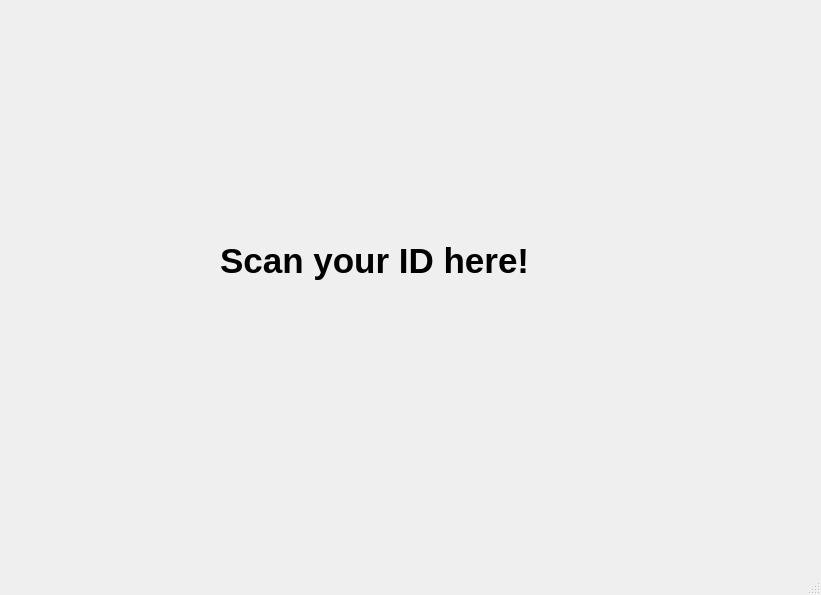
<?xml version="1.0" encoding="UTF-8"?>
<ui version="4.0">
 <class>login</class>
 <widget class="QMainWindow" name="login">
  <property name="geometry">
   <rect>
    <x>0</x>
    <y>0</y>
    <width>821</width>
    <height>595</height>
   </rect>
  </property>
  <property name="windowTitle">
   <string>login</string>
  </property>
  <widget class="QWidget" name="centralWidget">
   <widget class="QStackedWidget" name="stackedWidget">
    <property name="geometry">
     <rect>
      <x>0</x>
      <y>0</y>
      <width>811</width>
      <height>571</height>
     </rect>
    </property>
    <property name="currentIndex">
     <number>0</number>
    </property>
    <widget class="QWidget" name="scanCard">
     <widget class="QWidget" name="layoutWidget">
      <property name="geometry">
       <rect>
        <x>130</x>
        <y>90</y>
        <width>489</width>
        <height>380</height>
       </rect>
      </property>
      <layout class="QGridLayout" name="mainpage">
       <item row="0" column="1">
        <spacer name="verticalSpacer_3">
         <property name="orientation">
          <enum>Qt::Vertical</enum>
         </property>
         <property name="sizeHint" stdset="0">
          <size>
           <width>20</width>
           <height>40</height>
          </size>
         </property>
        </spacer>
       </item>
       <item row="0" column="2">
        <spacer name="verticalSpacer_4">
         <property name="orientation">
          <enum>Qt::Vertical</enum>
         </property>
         <property name="sizeHint" stdset="0">
          <size>
           <width>20</width>
           <height>40</height>
          </size>
         </property>
        </spacer>
       </item>
       <item row="2" column="3">
        <spacer name="horizontalSpacer_2">
         <property name="orientation">
          <enum>Qt::Horizontal</enum>
         </property>
         <property name="sizeHint" stdset="0">
          <size>
           <width>40</width>
           <height>20</height>
          </size>
         </property>
        </spacer>
       </item>
       <item row="2" column="0">
        <spacer name="horizontalSpacer">
         <property name="orientation">
          <enum>Qt::Horizontal</enum>
         </property>
         <property name="sizeHint" stdset="0">
          <size>
           <width>40</width>
           <height>20</height>
          </size>
         </property>
        </spacer>
       </item>
       <item row="2" column="1" rowspan="2" colspan="2">
        <widget class="QLabel" name="scanid">
         <property name="font">
          <font>
           <pointsize>26</pointsize>
           <weight>75</weight>
           <bold>true</bold>
          </font>
         </property>
         <property name="text">
          <string>Scan your ID here!</string>
         </property>
        </widget>
       </item>
       <item row="4" column="1">
        <spacer name="verticalSpacer">
         <property name="orientation">
          <enum>Qt::Vertical</enum>
         </property>
         <property name="sizeHint" stdset="0">
          <size>
           <width>38</width>
           <height>178</height>
          </size>
         </property>
        </spacer>
       </item>
       <item row="4" column="2">
        <spacer name="verticalSpacer_2">
         <property name="orientation">
          <enum>Qt::Vertical</enum>
         </property>
         <property name="sizeHint" stdset="0">
          <size>
           <width>48</width>
           <height>168</height>
          </size>
         </property>
        </spacer>
       </item>
      </layout>
     </widget>
    </widget>
    <widget class="QWidget" name="loginpage">
     <widget class="QLabel" name="label">
      <property name="enabled">
       <bool>true</bool>
      </property>
      <property name="geometry">
       <rect>
        <x>250</x>
        <y>110</y>
        <width>281</width>
        <height>61</height>
       </rect>
      </property>
      <property name="font">
       <font>
        <family>Franklin Gothic Medium</family>
        <pointsize>36</pointsize>
       </font>
      </property>
      <property name="acceptDrops">
       <bool>false</bool>
      </property>
      <property name="autoFillBackground">
       <bool>false</bool>
      </property>
      <property name="styleSheet">
       <string notr="true">color: rgb(255, 170, 127);
background-color: rgb(125, 125, 125);</string>
      </property>
      <property name="text">
       <string>WELCOME</string>
      </property>
      <property name="textFormat">
       <enum>Qt::AutoText</enum>
      </property>
      <property name="scaledContents">
       <bool>true</bool>
      </property>
      <property name="alignment">
       <set>Qt::AlignCenter</set>
      </property>
      <property name="wordWrap">
       <bool>true</bool>
      </property>
      <property name="margin">
       <number>5</number>
      </property>
      <property name="openExternalLinks">
       <bool>false</bool>
      </property>
     </widget>
     <widget class="QLabel" name="label_5">
      <property name="geometry">
       <rect>
        <x>290</x>
        <y>530</y>
        <width>231</width>
        <height>21</height>
       </rect>
      </property>
      <property name="text">
       <string/>
      </property>
     </widget>
     <widget class="QLabel" name="label_36">
      <property name="geometry">
       <rect>
        <x>80</x>
        <y>380</y>
        <width>47</width>
        <height>13</height>
       </rect>
      </property>
      <property name="text">
       <string/>
      </property>
     </widget>
     <widget class="QLabel" name="label_37">
      <property name="geometry">
       <rect>
        <x>90</x>
        <y>430</y>
        <width>47</width>
        <height>13</height>
       </rect>
      </property>
      <property name="text">
       <string/>
      </property>
     </widget>
     <widget class="QLabel" name="usertypelabel">
      <property name="geometry">
       <rect>
        <x>300</x>
        <y>170</y>
        <width>201</width>
        <height>61</height>
       </rect>
      </property>
      <property name="font">
       <font>
        <family>Century Gothic</family>
        <pointsize>22</pointsize>
        <weight>75</weight>
        <bold>true</bold>
       </font>
      </property>
      <property name="styleSheet">
       <string notr="true">color: rgb(53, 53, 53);
background-color: rgb(255, 170, 127);
</string>
      </property>
      <property name="text">
       <string/>
      </property>
      <property name="alignment">
       <set>Qt::AlignCenter</set>
      </property>
     </widget>
     <widget class="QLabel" name="fullname">
      <property name="geometry">
       <rect>
        <x>190</x>
        <y>230</y>
        <width>421</width>
        <height>81</height>
       </rect>
      </property>
      <property name="font">
       <font>
        <pointsize>26</pointsize>
       </font>
      </property>
      <property name="styleSheet">
       <string notr="true">background-color: rgb(125, 125, 125);</string>
      </property>
      <property name="text">
       <string/>
      </property>
      <property name="alignment">
       <set>Qt::AlignCenter</set>
      </property>
      <property name="wordWrap">
       <bool>true</bool>
      </property>
     </widget>
     <widget class="QLabel" name="label_2">
      <property name="geometry">
       <rect>
        <x>370</x>
        <y>480</y>
        <width>47</width>
        <height>13</height>
       </rect>
      </property>
      <property name="text">
       <string/>
      </property>
     </widget>
     <widget class="QLabel" name="label_3">
      <property name="geometry">
       <rect>
        <x>370</x>
        <y>510</y>
        <width>47</width>
        <height>13</height>
       </rect>
      </property>
      <property name="text">
       <string/>
      </property>
     </widget>
     <widget class="QLabel" name="label_4">
      <property name="geometry">
       <rect>
        <x>480</x>
        <y>480</y>
        <width>47</width>
        <height>13</height>
       </rect>
      </property>
      <property name="text">
       <string/>
      </property>
     </widget>
    </widget>
   </widget>
  </widget>
  <widget class="QStatusBar" name="statusBar"/>
 </widget>
 <layoutdefault spacing="6" margin="11"/>
 <resources/>
 <connections/>
</ui>
